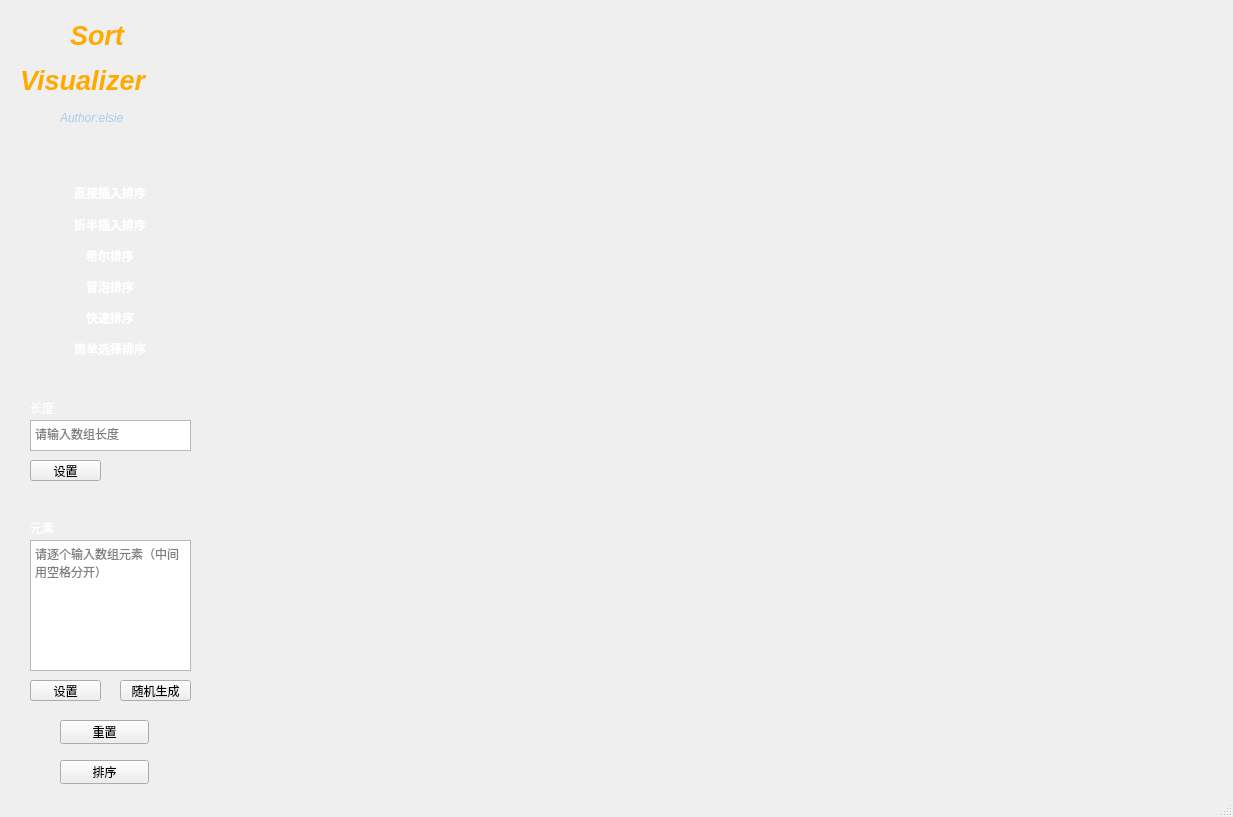
<?xml version="1.0" encoding="UTF-8"?>
<ui version="4.0">
 <class>MainWindow</class>
 <widget class="QMainWindow" name="MainWindow">
  <property name="geometry">
   <rect>
    <x>0</x>
    <y>0</y>
    <width>1233</width>
    <height>817</height>
   </rect>
  </property>
  <property name="windowTitle">
   <string>MainWindow</string>
  </property>
  <widget class="QWidget" name="centralwidget">
   <widget class="QWidget" name="verticalLayoutWidget">
    <property name="geometry">
     <rect>
      <x>30</x>
      <y>180</y>
      <width>160</width>
      <height>181</height>
     </rect>
    </property>
    <property name="palette">
     <palette>
      <active>
       <colorrole role="WindowText">
        <brush brushstyle="SolidPattern">
         <color alpha="255">
          <red>255</red>
          <green>255</green>
          <blue>255</blue>
         </color>
        </brush>
       </colorrole>
       <colorrole role="ButtonText">
        <brush brushstyle="SolidPattern">
         <color alpha="255">
          <red>255</red>
          <green>255</green>
          <blue>255</blue>
         </color>
        </brush>
       </colorrole>
      </active>
      <inactive>
       <colorrole role="WindowText">
        <brush brushstyle="SolidPattern">
         <color alpha="255">
          <red>255</red>
          <green>255</green>
          <blue>255</blue>
         </color>
        </brush>
       </colorrole>
       <colorrole role="ButtonText">
        <brush brushstyle="SolidPattern">
         <color alpha="255">
          <red>255</red>
          <green>255</green>
          <blue>255</blue>
         </color>
        </brush>
       </colorrole>
      </inactive>
      <disabled>
       <colorrole role="WindowText">
        <brush brushstyle="SolidPattern">
         <color alpha="255">
          <red>120</red>
          <green>120</green>
          <blue>120</blue>
         </color>
        </brush>
       </colorrole>
       <colorrole role="ButtonText">
        <brush brushstyle="SolidPattern">
         <color alpha="255">
          <red>120</red>
          <green>120</green>
          <blue>120</blue>
         </color>
        </brush>
       </colorrole>
      </disabled>
     </palette>
    </property>
    <layout class="QVBoxLayout" name="verticalLayout">
     <item>
      <widget class="QPushButton" name="insertionBtn">
       <property name="palette">
        <palette>
         <active>
          <colorrole role="WindowText">
           <brush brushstyle="SolidPattern">
            <color alpha="255">
             <red>255</red>
             <green>255</green>
             <blue>255</blue>
            </color>
           </brush>
          </colorrole>
          <colorrole role="ButtonText">
           <brush brushstyle="SolidPattern">
            <color alpha="255">
             <red>255</red>
             <green>255</green>
             <blue>255</blue>
            </color>
           </brush>
          </colorrole>
         </active>
         <inactive>
          <colorrole role="WindowText">
           <brush brushstyle="SolidPattern">
            <color alpha="255">
             <red>255</red>
             <green>255</green>
             <blue>255</blue>
            </color>
           </brush>
          </colorrole>
          <colorrole role="ButtonText">
           <brush brushstyle="SolidPattern">
            <color alpha="255">
             <red>255</red>
             <green>255</green>
             <blue>255</blue>
            </color>
           </brush>
          </colorrole>
         </inactive>
         <disabled>
          <colorrole role="WindowText">
           <brush brushstyle="SolidPattern">
            <color alpha="255">
             <red>120</red>
             <green>120</green>
             <blue>120</blue>
            </color>
           </brush>
          </colorrole>
          <colorrole role="ButtonText">
           <brush brushstyle="SolidPattern">
            <color alpha="255">
             <red>120</red>
             <green>120</green>
             <blue>120</blue>
            </color>
           </brush>
          </colorrole>
         </disabled>
        </palette>
       </property>
       <property name="font">
        <font>
         <family>楷体</family>
         <weight>75</weight>
         <italic>false</italic>
         <bold>true</bold>
        </font>
       </property>
       <property name="text">
        <string>直接插入排序</string>
       </property>
       <property name="flat">
        <bool>true</bool>
       </property>
      </widget>
     </item>
     <item>
      <widget class="QPushButton" name="binaryBtn">
       <property name="palette">
        <palette>
         <active>
          <colorrole role="WindowText">
           <brush brushstyle="SolidPattern">
            <color alpha="255">
             <red>255</red>
             <green>255</green>
             <blue>255</blue>
            </color>
           </brush>
          </colorrole>
          <colorrole role="ButtonText">
           <brush brushstyle="SolidPattern">
            <color alpha="255">
             <red>255</red>
             <green>255</green>
             <blue>255</blue>
            </color>
           </brush>
          </colorrole>
         </active>
         <inactive>
          <colorrole role="WindowText">
           <brush brushstyle="SolidPattern">
            <color alpha="255">
             <red>255</red>
             <green>255</green>
             <blue>255</blue>
            </color>
           </brush>
          </colorrole>
          <colorrole role="ButtonText">
           <brush brushstyle="SolidPattern">
            <color alpha="255">
             <red>255</red>
             <green>255</green>
             <blue>255</blue>
            </color>
           </brush>
          </colorrole>
         </inactive>
         <disabled>
          <colorrole role="WindowText">
           <brush brushstyle="SolidPattern">
            <color alpha="255">
             <red>120</red>
             <green>120</green>
             <blue>120</blue>
            </color>
           </brush>
          </colorrole>
          <colorrole role="ButtonText">
           <brush brushstyle="SolidPattern">
            <color alpha="255">
             <red>120</red>
             <green>120</green>
             <blue>120</blue>
            </color>
           </brush>
          </colorrole>
         </disabled>
        </palette>
       </property>
       <property name="font">
        <font>
         <family>楷体</family>
         <weight>75</weight>
         <bold>true</bold>
        </font>
       </property>
       <property name="text">
        <string>折半插入排序</string>
       </property>
       <property name="flat">
        <bool>true</bool>
       </property>
      </widget>
     </item>
     <item>
      <widget class="QPushButton" name="shellBtn">
       <property name="palette">
        <palette>
         <active>
          <colorrole role="WindowText">
           <brush brushstyle="SolidPattern">
            <color alpha="255">
             <red>255</red>
             <green>255</green>
             <blue>255</blue>
            </color>
           </brush>
          </colorrole>
          <colorrole role="ButtonText">
           <brush brushstyle="SolidPattern">
            <color alpha="255">
             <red>255</red>
             <green>255</green>
             <blue>255</blue>
            </color>
           </brush>
          </colorrole>
         </active>
         <inactive>
          <colorrole role="WindowText">
           <brush brushstyle="SolidPattern">
            <color alpha="255">
             <red>255</red>
             <green>255</green>
             <blue>255</blue>
            </color>
           </brush>
          </colorrole>
          <colorrole role="ButtonText">
           <brush brushstyle="SolidPattern">
            <color alpha="255">
             <red>255</red>
             <green>255</green>
             <blue>255</blue>
            </color>
           </brush>
          </colorrole>
         </inactive>
         <disabled>
          <colorrole role="WindowText">
           <brush brushstyle="SolidPattern">
            <color alpha="255">
             <red>120</red>
             <green>120</green>
             <blue>120</blue>
            </color>
           </brush>
          </colorrole>
          <colorrole role="ButtonText">
           <brush brushstyle="SolidPattern">
            <color alpha="255">
             <red>120</red>
             <green>120</green>
             <blue>120</blue>
            </color>
           </brush>
          </colorrole>
         </disabled>
        </palette>
       </property>
       <property name="font">
        <font>
         <family>楷体</family>
         <weight>75</weight>
         <bold>true</bold>
        </font>
       </property>
       <property name="text">
        <string>希尔排序</string>
       </property>
       <property name="flat">
        <bool>true</bool>
       </property>
      </widget>
     </item>
     <item>
      <widget class="QPushButton" name="bubbleBtn">
       <property name="palette">
        <palette>
         <active>
          <colorrole role="WindowText">
           <brush brushstyle="SolidPattern">
            <color alpha="255">
             <red>255</red>
             <green>255</green>
             <blue>255</blue>
            </color>
           </brush>
          </colorrole>
          <colorrole role="ButtonText">
           <brush brushstyle="SolidPattern">
            <color alpha="255">
             <red>255</red>
             <green>255</green>
             <blue>255</blue>
            </color>
           </brush>
          </colorrole>
         </active>
         <inactive>
          <colorrole role="WindowText">
           <brush brushstyle="SolidPattern">
            <color alpha="255">
             <red>255</red>
             <green>255</green>
             <blue>255</blue>
            </color>
           </brush>
          </colorrole>
          <colorrole role="ButtonText">
           <brush brushstyle="SolidPattern">
            <color alpha="255">
             <red>255</red>
             <green>255</green>
             <blue>255</blue>
            </color>
           </brush>
          </colorrole>
         </inactive>
         <disabled>
          <colorrole role="WindowText">
           <brush brushstyle="SolidPattern">
            <color alpha="255">
             <red>120</red>
             <green>120</green>
             <blue>120</blue>
            </color>
           </brush>
          </colorrole>
          <colorrole role="ButtonText">
           <brush brushstyle="SolidPattern">
            <color alpha="255">
             <red>120</red>
             <green>120</green>
             <blue>120</blue>
            </color>
           </brush>
          </colorrole>
         </disabled>
        </palette>
       </property>
       <property name="font">
        <font>
         <family>楷体</family>
         <weight>75</weight>
         <bold>true</bold>
        </font>
       </property>
       <property name="text">
        <string>冒泡排序</string>
       </property>
       <property name="autoDefault">
        <bool>false</bool>
       </property>
       <property name="default">
        <bool>false</bool>
       </property>
       <property name="flat">
        <bool>true</bool>
       </property>
      </widget>
     </item>
     <item>
      <widget class="QPushButton" name="quickBtn">
       <property name="palette">
        <palette>
         <active>
          <colorrole role="WindowText">
           <brush brushstyle="SolidPattern">
            <color alpha="255">
             <red>255</red>
             <green>255</green>
             <blue>255</blue>
            </color>
           </brush>
          </colorrole>
          <colorrole role="ButtonText">
           <brush brushstyle="SolidPattern">
            <color alpha="255">
             <red>255</red>
             <green>255</green>
             <blue>255</blue>
            </color>
           </brush>
          </colorrole>
         </active>
         <inactive>
          <colorrole role="WindowText">
           <brush brushstyle="SolidPattern">
            <color alpha="255">
             <red>255</red>
             <green>255</green>
             <blue>255</blue>
            </color>
           </brush>
          </colorrole>
          <colorrole role="ButtonText">
           <brush brushstyle="SolidPattern">
            <color alpha="255">
             <red>255</red>
             <green>255</green>
             <blue>255</blue>
            </color>
           </brush>
          </colorrole>
         </inactive>
         <disabled>
          <colorrole role="WindowText">
           <brush brushstyle="SolidPattern">
            <color alpha="255">
             <red>120</red>
             <green>120</green>
             <blue>120</blue>
            </color>
           </brush>
          </colorrole>
          <colorrole role="ButtonText">
           <brush brushstyle="SolidPattern">
            <color alpha="255">
             <red>120</red>
             <green>120</green>
             <blue>120</blue>
            </color>
           </brush>
          </colorrole>
         </disabled>
        </palette>
       </property>
       <property name="font">
        <font>
         <family>楷体</family>
         <weight>75</weight>
         <bold>true</bold>
        </font>
       </property>
       <property name="text">
        <string>快速排序</string>
       </property>
       <property name="flat">
        <bool>true</bool>
       </property>
      </widget>
     </item>
     <item>
      <widget class="QPushButton" name="selectBtn">
       <property name="palette">
        <palette>
         <active>
          <colorrole role="WindowText">
           <brush brushstyle="SolidPattern">
            <color alpha="255">
             <red>255</red>
             <green>255</green>
             <blue>255</blue>
            </color>
           </brush>
          </colorrole>
          <colorrole role="Text">
           <brush brushstyle="SolidPattern">
            <color alpha="255">
             <red>255</red>
             <green>255</green>
             <blue>255</blue>
            </color>
           </brush>
          </colorrole>
          <colorrole role="ButtonText">
           <brush brushstyle="SolidPattern">
            <color alpha="255">
             <red>255</red>
             <green>255</green>
             <blue>255</blue>
            </color>
           </brush>
          </colorrole>
          <colorrole role="PlaceholderText">
           <brush brushstyle="SolidPattern">
            <color alpha="128">
             <red>255</red>
             <green>255</green>
             <blue>255</blue>
            </color>
           </brush>
          </colorrole>
         </active>
         <inactive>
          <colorrole role="WindowText">
           <brush brushstyle="SolidPattern">
            <color alpha="255">
             <red>255</red>
             <green>255</green>
             <blue>255</blue>
            </color>
           </brush>
          </colorrole>
          <colorrole role="Text">
           <brush brushstyle="SolidPattern">
            <color alpha="255">
             <red>255</red>
             <green>255</green>
             <blue>255</blue>
            </color>
           </brush>
          </colorrole>
          <colorrole role="ButtonText">
           <brush brushstyle="SolidPattern">
            <color alpha="255">
             <red>255</red>
             <green>255</green>
             <blue>255</blue>
            </color>
           </brush>
          </colorrole>
          <colorrole role="PlaceholderText">
           <brush brushstyle="SolidPattern">
            <color alpha="128">
             <red>255</red>
             <green>255</green>
             <blue>255</blue>
            </color>
           </brush>
          </colorrole>
         </inactive>
         <disabled>
          <colorrole role="WindowText">
           <brush brushstyle="SolidPattern">
            <color alpha="255">
             <red>120</red>
             <green>120</green>
             <blue>120</blue>
            </color>
           </brush>
          </colorrole>
          <colorrole role="Text">
           <brush brushstyle="SolidPattern">
            <color alpha="255">
             <red>120</red>
             <green>120</green>
             <blue>120</blue>
            </color>
           </brush>
          </colorrole>
          <colorrole role="ButtonText">
           <brush brushstyle="SolidPattern">
            <color alpha="255">
             <red>120</red>
             <green>120</green>
             <blue>120</blue>
            </color>
           </brush>
          </colorrole>
          <colorrole role="PlaceholderText">
           <brush brushstyle="SolidPattern">
            <color alpha="128">
             <red>0</red>
             <green>0</green>
             <blue>0</blue>
            </color>
           </brush>
          </colorrole>
         </disabled>
        </palette>
       </property>
       <property name="font">
        <font>
         <family>楷体</family>
         <weight>75</weight>
         <bold>true</bold>
        </font>
       </property>
       <property name="text">
        <string>简单选择排序</string>
       </property>
       <property name="flat">
        <bool>true</bool>
       </property>
      </widget>
     </item>
    </layout>
   </widget>
   <widget class="QLabel" name="label">
    <property name="geometry">
     <rect>
      <x>30</x>
      <y>400</y>
      <width>72</width>
      <height>15</height>
     </rect>
    </property>
    <property name="palette">
     <palette>
      <active>
       <colorrole role="WindowText">
        <brush brushstyle="SolidPattern">
         <color alpha="255">
          <red>255</red>
          <green>255</green>
          <blue>255</blue>
         </color>
        </brush>
       </colorrole>
      </active>
      <inactive>
       <colorrole role="WindowText">
        <brush brushstyle="SolidPattern">
         <color alpha="255">
          <red>255</red>
          <green>255</green>
          <blue>255</blue>
         </color>
        </brush>
       </colorrole>
      </inactive>
      <disabled>
       <colorrole role="WindowText">
        <brush brushstyle="SolidPattern">
         <color alpha="255">
          <red>120</red>
          <green>120</green>
          <blue>120</blue>
         </color>
        </brush>
       </colorrole>
      </disabled>
     </palette>
    </property>
    <property name="frameShape">
     <enum>QFrame::NoFrame</enum>
    </property>
    <property name="text">
     <string>长度</string>
    </property>
   </widget>
   <widget class="QTextEdit" name="numEdit">
    <property name="geometry">
     <rect>
      <x>30</x>
      <y>420</y>
      <width>161</width>
      <height>31</height>
     </rect>
    </property>
    <property name="html">
     <string>&lt;!DOCTYPE HTML PUBLIC &quot;-//W3C//DTD HTML 4.0//EN&quot; &quot;http://www.w3.org/TR/REC-html40/strict.dtd&quot;&gt;
&lt;html&gt;&lt;head&gt;&lt;meta name=&quot;qrichtext&quot; content=&quot;1&quot; /&gt;&lt;style type=&quot;text/css&quot;&gt;
p, li { white-space: pre-wrap; }
&lt;/style&gt;&lt;/head&gt;&lt;body style=&quot; font-family:'SimSun'; font-size:9pt; font-weight:400; font-style:normal;&quot;&gt;
&lt;p style=&quot;-qt-paragraph-type:empty; margin-top:0px; margin-bottom:0px; margin-left:0px; margin-right:0px; -qt-block-indent:0; text-indent:0px;&quot;&gt;&lt;br /&gt;&lt;/p&gt;&lt;/body&gt;&lt;/html&gt;</string>
    </property>
    <property name="placeholderText">
     <string>请输入数组长度</string>
    </property>
   </widget>
   <widget class="QLabel" name="label_2">
    <property name="geometry">
     <rect>
      <x>30</x>
      <y>520</y>
      <width>72</width>
      <height>15</height>
     </rect>
    </property>
    <property name="palette">
     <palette>
      <active>
       <colorrole role="WindowText">
        <brush brushstyle="SolidPattern">
         <color alpha="255">
          <red>255</red>
          <green>255</green>
          <blue>255</blue>
         </color>
        </brush>
       </colorrole>
      </active>
      <inactive>
       <colorrole role="WindowText">
        <brush brushstyle="SolidPattern">
         <color alpha="255">
          <red>255</red>
          <green>255</green>
          <blue>255</blue>
         </color>
        </brush>
       </colorrole>
      </inactive>
      <disabled>
       <colorrole role="WindowText">
        <brush brushstyle="SolidPattern">
         <color alpha="255">
          <red>120</red>
          <green>120</green>
          <blue>120</blue>
         </color>
        </brush>
       </colorrole>
      </disabled>
     </palette>
    </property>
    <property name="text">
     <string>元素</string>
    </property>
   </widget>
   <widget class="QTextEdit" name="elemEdit">
    <property name="geometry">
     <rect>
      <x>30</x>
      <y>540</y>
      <width>161</width>
      <height>131</height>
     </rect>
    </property>
    <property name="placeholderText">
     <string>请逐个输入数组元素（中间用空格分开）</string>
    </property>
   </widget>
   <widget class="QPushButton" name="setNumBtn">
    <property name="geometry">
     <rect>
      <x>30</x>
      <y>460</y>
      <width>71</width>
      <height>21</height>
     </rect>
    </property>
    <property name="text">
     <string>设置</string>
    </property>
   </widget>
   <widget class="QPushButton" name="setElemBtn">
    <property name="geometry">
     <rect>
      <x>30</x>
      <y>680</y>
      <width>71</width>
      <height>21</height>
     </rect>
    </property>
    <property name="text">
     <string>设置</string>
    </property>
   </widget>
   <widget class="QPushButton" name="randomInitBtn">
    <property name="geometry">
     <rect>
      <x>120</x>
      <y>680</y>
      <width>71</width>
      <height>21</height>
     </rect>
    </property>
    <property name="text">
     <string>随机生成</string>
    </property>
   </widget>
   <widget class="QPushButton" name="sortBtn">
    <property name="geometry">
     <rect>
      <x>60</x>
      <y>760</y>
      <width>89</width>
      <height>24</height>
     </rect>
    </property>
    <property name="text">
     <string>排序</string>
    </property>
   </widget>
   <widget class="QPushButton" name="resetBtn">
    <property name="geometry">
     <rect>
      <x>60</x>
      <y>720</y>
      <width>89</width>
      <height>24</height>
     </rect>
    </property>
    <property name="text">
     <string>重置</string>
    </property>
   </widget>
   <widget class="QLabel" name="label_3">
    <property name="geometry">
     <rect>
      <x>70</x>
      <y>10</y>
      <width>91</width>
      <height>51</height>
     </rect>
    </property>
    <property name="palette">
     <palette>
      <active>
       <colorrole role="WindowText">
        <brush brushstyle="SolidPattern">
         <color alpha="255">
          <red>255</red>
          <green>170</green>
          <blue>0</blue>
         </color>
        </brush>
       </colorrole>
      </active>
      <inactive>
       <colorrole role="WindowText">
        <brush brushstyle="SolidPattern">
         <color alpha="255">
          <red>255</red>
          <green>170</green>
          <blue>0</blue>
         </color>
        </brush>
       </colorrole>
      </inactive>
      <disabled>
       <colorrole role="WindowText">
        <brush brushstyle="SolidPattern">
         <color alpha="255">
          <red>120</red>
          <green>120</green>
          <blue>120</blue>
         </color>
        </brush>
       </colorrole>
      </disabled>
     </palette>
    </property>
    <property name="font">
     <font>
      <pointsize>20</pointsize>
      <weight>75</weight>
      <italic>true</italic>
      <bold>true</bold>
     </font>
    </property>
    <property name="text">
     <string>Sort</string>
    </property>
   </widget>
   <widget class="QLabel" name="label_4">
    <property name="geometry">
     <rect>
      <x>20</x>
      <y>50</y>
      <width>231</width>
      <height>61</height>
     </rect>
    </property>
    <property name="palette">
     <palette>
      <active>
       <colorrole role="WindowText">
        <brush brushstyle="SolidPattern">
         <color alpha="255">
          <red>255</red>
          <green>170</green>
          <blue>0</blue>
         </color>
        </brush>
       </colorrole>
      </active>
      <inactive>
       <colorrole role="WindowText">
        <brush brushstyle="SolidPattern">
         <color alpha="255">
          <red>255</red>
          <green>170</green>
          <blue>0</blue>
         </color>
        </brush>
       </colorrole>
      </inactive>
      <disabled>
       <colorrole role="WindowText">
        <brush brushstyle="SolidPattern">
         <color alpha="255">
          <red>120</red>
          <green>120</green>
          <blue>120</blue>
         </color>
        </brush>
       </colorrole>
      </disabled>
     </palette>
    </property>
    <property name="font">
     <font>
      <pointsize>20</pointsize>
      <weight>75</weight>
      <italic>true</italic>
      <bold>true</bold>
     </font>
    </property>
    <property name="autoFillBackground">
     <bool>false</bool>
    </property>
    <property name="text">
     <string>Visualizer</string>
    </property>
    <property name="textFormat">
     <enum>Qt::AutoText</enum>
    </property>
   </widget>
   <widget class="QLabel" name="label_5">
    <property name="geometry">
     <rect>
      <x>60</x>
      <y>110</y>
      <width>131</width>
      <height>16</height>
     </rect>
    </property>
    <property name="palette">
     <palette>
      <active>
       <colorrole role="WindowText">
        <brush brushstyle="SolidPattern">
         <color alpha="255">
          <red>167</red>
          <green>204</green>
          <blue>237</blue>
         </color>
        </brush>
       </colorrole>
      </active>
      <inactive>
       <colorrole role="WindowText">
        <brush brushstyle="SolidPattern">
         <color alpha="255">
          <red>167</red>
          <green>204</green>
          <blue>237</blue>
         </color>
        </brush>
       </colorrole>
      </inactive>
      <disabled>
       <colorrole role="WindowText">
        <brush brushstyle="SolidPattern">
         <color alpha="255">
          <red>120</red>
          <green>120</green>
          <blue>120</blue>
         </color>
        </brush>
       </colorrole>
      </disabled>
     </palette>
    </property>
    <property name="font">
     <font>
      <weight>50</weight>
      <italic>true</italic>
      <bold>false</bold>
     </font>
    </property>
    <property name="text">
     <string>Author:elsie</string>
    </property>
   </widget>
  </widget>
  <widget class="QMenuBar" name="menubar">
   <property name="geometry">
    <rect>
     <x>0</x>
     <y>0</y>
     <width>1233</width>
     <height>25</height>
    </rect>
   </property>
  </widget>
  <widget class="QStatusBar" name="statusbar"/>
 </widget>
 <resources/>
 <connections/>
</ui>
